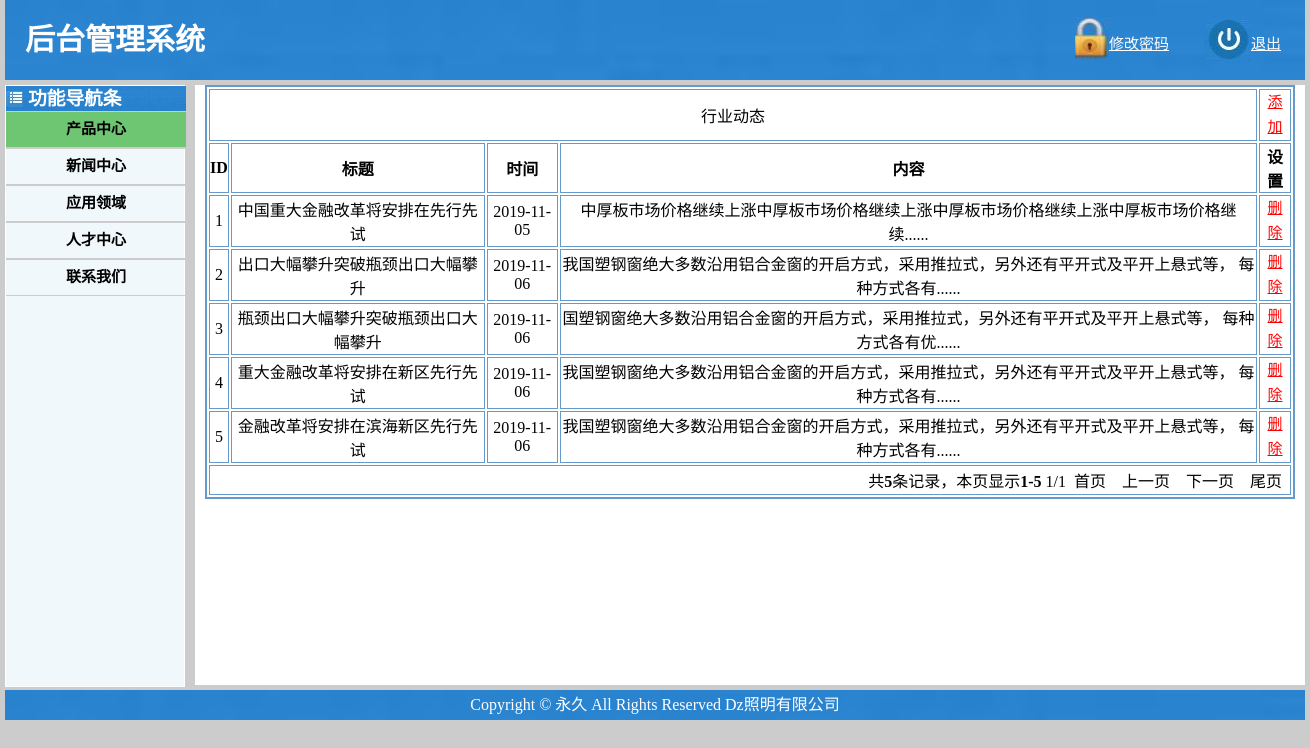
Screenshot of /admin/index_admin.php?y=8 with the database file from the repository.
### tables this page shows
CREATE TABLE IF NOT EXISTS `dongtai` (
  `id` int(11) NOT NULL,
  `h4` varchar(500) NOT NULL,
  `zhuozhe` varchar(100) NOT NULL,
  `date` varchar(100) NOT NULL,
  `yue` varchar(100) NOT NULL,
  `ri` varchar(100) NOT NULL,
  `title` varchar(500) NOT NULL,
  `new1` varchar(500) NOT NULL,
  `new2` varchar(500) NOT NULL,
  `new3` varchar(500) NOT NULL,
  `new4` varchar(500) NOT NULL,
  `new5` varchar(5000) NOT NULL
);

### admin/index_admin_8.php (the view, shortened to what this page needs)
<!doctype html>
<html>
<head>
</head>
<body>
<?php
$sql="select * from dongtai order by id desc ";
$result=mysql_query($sql);
$cols=mysql_num_fields($result);
$total=mysql_num_rows($result);
$num=8;
$cpage=isset($_GET["page"])?$_GET["page"]:1;
$pagenum=ceil($total/$num);
$offset=($cpage-1)*$num;
$sql="select * from dongtai limit {$offset},{$num}";
$result=mysql_query($sql);
$start=$offset+1;
$end=($cpage==$pagenum)?$total : ($cpage*$num);
$next=($cpage==$pagenum)? 0:($cpage+1);
$prev=($cpage==1)? 0:($cpage-1);
echo '<table align="center" width="1090px" border="2px" bordercolor="#6699CC" >';
    echo'<tr>';
		 echo'<td colspan="4">行业动态</td>';
		 echo'<td ><a href="index_admin_8_add.php?id=<?php echo $row[0];?>" target="_blank">添加</a></td>';
         echo'</tr>';
         echo'<tr style="font-weight:bold;">';
		 echo'<td>ID</td>';
		 echo'<td>标题</td>';
		 echo'<td>时间</td>';
		 echo'<td>内容</td>';
		 echo'<td>设置</td>';
		 echo'</tr>';
		 echo'<tr>';
$x=1;while($row=mysql_fetch_array($result)){ ?>
      <td><?php echo $row['id']; ?></td>
      <td><?php echo $row['h4']; ?></td>
      <td><?php echo $row['date']; ?></td>
      <td><?php
     if(strlen($row['title'])>50){
	 echo mb_substr($row['title'],0,49,"utf8")."......";
 }else{
	   echo $row['title'];
    }
?></td>
	 <td>
	      <a href="index_admin_8_del.php?id=<?php echo $row[0];?>" target="_blank">删除</a>
     </td>
<?php echo '</tr>';$x++;}
echo '<tr><td colspan="'.$cols.'" align="right">';
echo "共<b>$total</b>条记录，本页显示<b>{$start}-{$end}</b> {$cpage}/{$pagenum}";
	if($cpage==1)
		echo "  首页  ";
	else
		echo "  <a href='index_admin.php?y=8&page=1'>首页</a>  ";
	if($prev)
		echo "  <a href='index_admin.php?y=8&page={$prev}'>上一页</a>  ";
	else
		echo "  上一页  ";
	if($next)
		echo "  <a href='index_admin.php?y=8&page={$next}'>下一页</a>  ";
	else
		echo "  下一页  ";
	if($cpage==$pagenum)
		echo "  尾页  ";
	else
		echo "  <a href='index_admin.php?y=8&page={$pagenum}'>尾页</a>  ";
echo '</td></tr>';
echo '</table>';
?>
</body>
</html>

### admin/css/admin.css (style rules this page uses)
* { margin:0; padding:0; }
body { background:#CCC }

### admin/index_admin_8.php (style rules this page uses)
table { margin: auto; text-align: center; }
tr { height: 30px; }
a { color:#F00; font-size:15px; line-height:25px; }

### rows the page displays
dongtai: id "1", h4 "中国重大金融改革将安排在先行先试", date "2019-11-05", title "中厚板市场价格继续上涨中厚板市场价格继续上涨中厚板市场价格继续上涨中厚板市场价格继续"
dongtai: id "2", h4 "出口大幅攀升突破瓶颈出口大幅攀升", date "2019-11-06", title "我国塑钢窗绝大多数沿用铝合金窗的开启方式，采用推拉式，另外还有平开式及平开上悬式等， 每种方式各有"
dongtai: id "3", h4 "瓶颈出口大幅攀升突破瓶颈出口大幅攀升", date "2019-11-06", title "国塑钢窗绝大多数沿用铝合金窗的开启方式，采用推拉式，另外还有平开式及平开上悬式等， 每种方式各有优"
dongtai: id "4", h4 "重大金融改革将安排在新区先行先试", date "2019-11-06", title "我国塑钢窗绝大多数沿用铝合金窗的开启方式，采用推拉式，另外还有平开式及平开上悬式等， 每种方式各有"
dongtai: id "5", h4 "金融改革将安排在滨海新区先行先试", date "2019-11-06", title "我国塑钢窗绝大多数沿用铝合金窗的开启方式，采用推拉式，另外还有平开式及平开上悬式等， 每种方式各有"

### other values shown
$total "5"
$start "1"
$end "5"
$cpage "1"
$pagenum "1"
